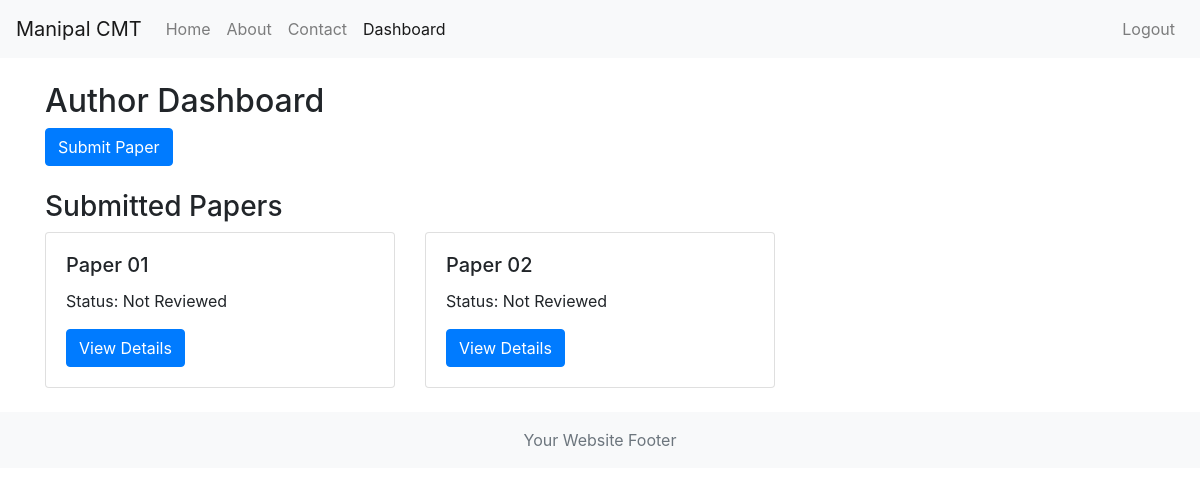
Page /dashboard/ (signed in) on the earlier database version.
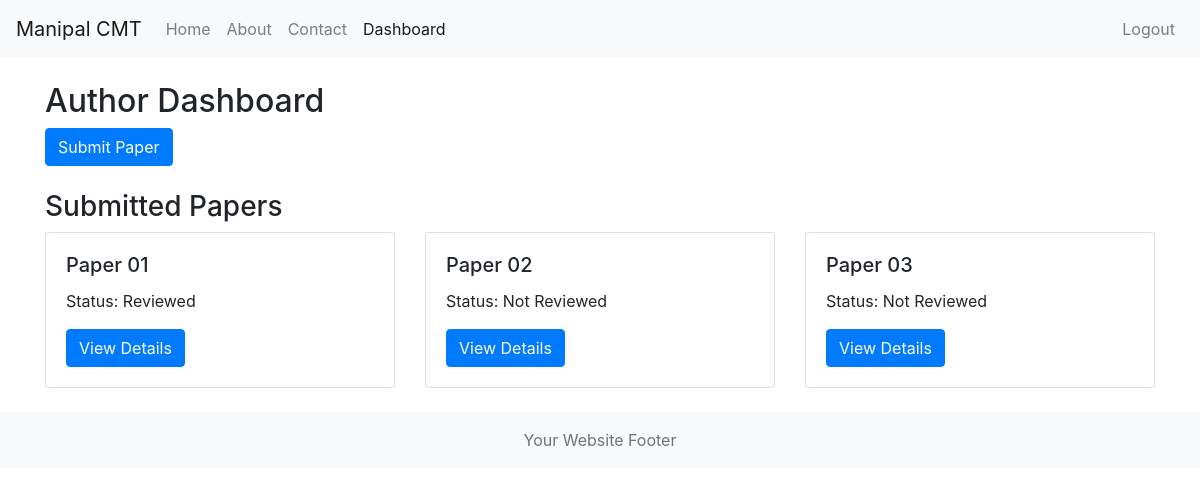
Same page on the later database version.
### submissions/models.py (models this page shows, shortened)
class Paper(models.Model):
    STATUS_CHOICES = (
        ('not_reviewed', 'Not Reviewed'),
        ('under_review', 'Under Review'),
        ('reviewed', 'Reviewed'),
        ('accepted', 'Accepted'),
        ('rejected', 'Rejected'),
    )
    TRACKS = (
        ('track01', 'Track One'),
        ('track02', 'Track Two'),
        ('track03', 'Track Three')
    )
    id = models.UUIDField(primary_key=True, default=uuid.uuid4, editable=False)
    title = models.CharField(max_length=100)
    abstract = models.TextField()
    author = models.ForeignKey(User, on_delete=models.CASCADE)
    submission_date = models.DateTimeField(auto_now_add=True)
    track = models.CharField(max_length=50, choices=TRACKS)
    status = models.CharField(max_length=20, choices=STATUS_CHOICES, default='not_reviewed')
    reviewer1 = models.ForeignKey(User, on_delete=models.SET_NULL, related_name='reviewer1', null=True, blank=True)
    reviewer2 = models.ForeignKey(User, on_delete=models.SET_NULL, related_name='reviewer2', null=True, blank=True)
    assigned = models.BooleanField(default=False)
    review1_status = models.BooleanField(default=False)
    review2_status = models.BooleanField(default=False)

### conference_management/views.py (the view, shortened to what this page needs)
# urls.py: path('dashboard/', views.dashboard, name='dashboard'),
@login_required
def dashboard(request):
    user_profile = UserProfile.objects.get(user=request.user)
    role = user_profile.role
    if role == 'chair':
        papers = Paper.objects.all()
        return render(request, 'dashboard/dashboard_chair.html',
                {
                    'papers': papers,
                    'user_profile': user_profile
                }
            )
    elif role == 'author':
        submitted_papers = Paper.objects.filter(author=request.user)
        return render(request, 'dashboard/dashboard_author.html',
                {
                    'user_profile': user_profile,
                    'submitted_papers': submitted_papers
                }
            )
    else:
        return render(request, 'unauthorized.html')

### conference_management/templates/dashboard/dashboard_author.html (shortened to what this page needs)
{% extends 'layout.html' %}
{% block content %}
    <div class="row">
        <div class="col-md-12">
            <h2>Author Dashboard</h2>
            <a href="{% url 'submit_paper' %}" class="btn btn-primary">Submit Paper</a>
        </div>
    </div>
    <div class="row mt-4">
        <div class="col-md-12">
            <h3>Submitted Papers</h3>
            <div class="row">
                {% for paper in submitted_papers %}
                    <div class="col-md-4 mb-4">
                        <div class="card">
                            <div class="card-body">
                                <h5 class="card-title">{{ paper.title }}</h5>
                                <p class="card-text">Status: {{ paper.get_status_display }}</p>
                                <a href="{% url 'author_paper_details' paper.id %}" class="btn btn-primary">View Details</a>
                            </div>
                        </div>
                    </div>
                {% endfor %}
            </div>
        </div>
    </div>
{% endblock %}

Differences in the rows shown:
changed Paper "Paper 01": status "Not Reviewed" → "Reviewed"
added Paper: title "Paper 03", status "Not Reviewed"
